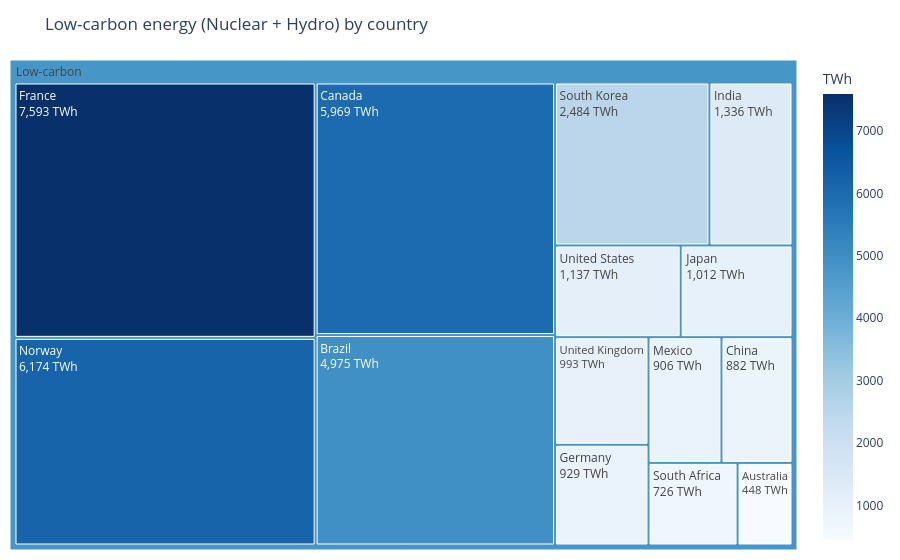
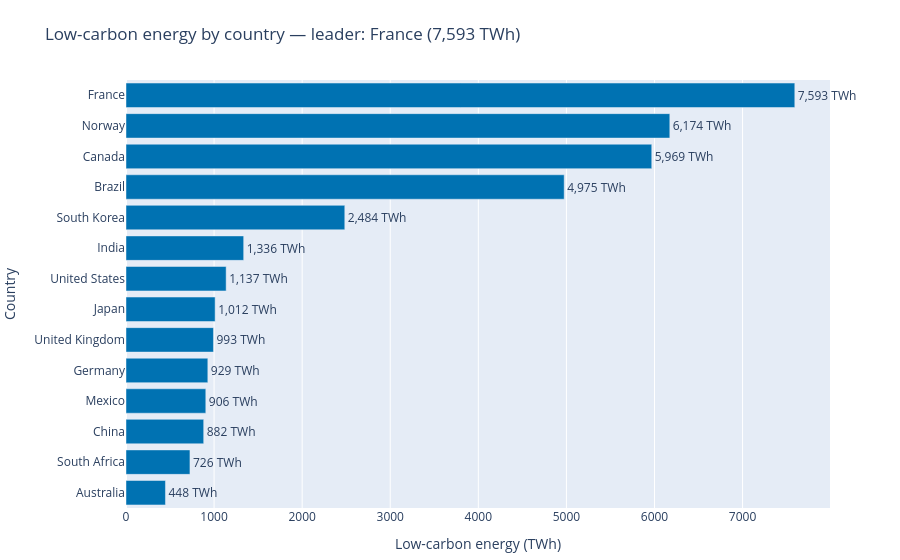

Notebook code for these charts, in order:
### Markdown cell above
## Task 2 — Treemap vs bar: low-carbon energy by country

**What to build:** Build **both** a treemap and a horizontal bar chart showing total low-carbon TWh (Nuclear + Hydro) per country. Then answer the question in a markdown cell below.

**Requirements:**
- Filter to `Source_Type == 'Low-carbon'` and aggregate TWh by country
- Treemap: single-level `path=['All', 'Country']` with a dummy root node labelled `'Low-carbon'`
- Bar chart: sorted by TWh, horizontal orientation, CVD-safe colour
- Both charts show TWh values, not percentages
- Insight title on the bar chart naming the leading country

### Code cell
# Task 2 — low-carbon treemap and horizontal bar chart
df_low_carbon = df.loc[df["Source_Type"] == "Low-carbon"].copy()

low_carbon_by_country = (
    df_low_carbon.groupby("Country", as_index=False)["TWh"]
    .sum()
    .sort_values("TWh", ascending=False)
)

# Add the required dummy root for a single-level hierarchy.
low_carbon_by_country["All"] = "Low-carbon"
leading_country = low_carbon_by_country.iloc[0]

fig2_tree = px.treemap(
    low_carbon_by_country,
    path=["All", "Country"],
    values="TWh",
    color="TWh",
    color_continuous_scale="Blues",
    title="Low-carbon energy (Nuclear + Hydro) by country"
)
fig2_tree.update_traces(
    texttemplate="%{label}<br>%{value:,.0f} TWh",
    hovertemplate="<b>%{label}</b><br>%{value:,.0f} TWh<extra></extra>"
)
fig2_tree.update_layout(margin=dict(t=60, l=10, r=10, b=10))
fig2_tree.show()

fig2_bar = px.bar(
    low_carbon_by_country.sort_values("TWh", ascending=True),
    x="TWh",
    y="Country",
    orientation="h",
    color_discrete_sequence=["#0072B2"],
    title=(
        f"Low-carbon energy by country — leader: "
        f"{leading_country['Country']} ({leading_country['TWh']:,.0f} TWh)"
    ),
    labels={"TWh": "Low-carbon energy (TWh)", "Country": "Country"}
)
fig2_bar.update_traces(
    texttemplate="%{x:,.0f} TWh",
    textposition="outside",
    cliponaxis=False
)
fig2_bar.update_layout(
    yaxis={"categoryorder": "total ascending"},
    margin=dict(t=80, l=10, r=70, b=10)
)
fig2_bar.show()

print("Leading country:")
print(leading_country[["Country", "TWh"]].to_string(index=False))

### Figure 1 — Plotly figure (JSON) as saved in the notebook; plotly's stock layout.template omitted (floating-point values rounded to 4 significant figures)
{"data": [{"branchvalues": "total", "customdata": [[448], [4975], [5969], [882], [7593], [929], [1336], [1012], [906], [6174], [726], [2484], [993], [1137], [4797.0]], "domain": {"x": [0, 1], "y": [0, 1]}, "hovertemplate": "<b>%{label}</b><br>%{value:,.0f} TWh<extra></extra>", "ids": ["Low-carbon/Australia", "Low-carbon/Brazil", "Low-carbon/Canada", "Low-carbon/China", "Low-carbon/France", "Low-carbon/Germany", "Low-carbon/India", "Low-carbon/Japan", "Low-carbon/Mexico", "Low-carbon/Norway", "Low-carbon/South Africa", "Low-carbon/South Korea", "Low-carbon/United Kingdom", "Low-carbon/United States", "Low-carbon"], "labels": ["Australia", "Brazil", "Canada", "China", "France", "Germany", "India", "Japan", "Mexico", "Norway", "South Africa", "South Korea", "United Kingdom", "United States", "Low-carbon"], "marker": {"coloraxis": "coloraxis", "colors": [448, 4975, 5969, 882, 7593, 929, 1336, 1012, 906, 6174, 726, 2484, 993, 1137, 4797.0]}, "name": "", "parents": ["Low-carbon", "Low-carbon", "Low-carbon", "Low-carbon", "Low-carbon", "Low-carbon", "Low-carbon", "Low-carbon", "Low-carbon", "Low-carbon", "Low-carbon", "Low-carbon", "Low-carbon", "Low-carbon", ""], "texttemplate": "%{label}<br>%{value:,.0f} TWh", "type": "treemap", "values": [448, 4975, 5969, 882, 7593, 929, 1336, 1012, 906, 6174, 726, 2484, 993, 1137, 35564]}], "layout": {"coloraxis": {"colorbar": {"title": {"text": "TWh"}}, "colorscale": [[0, "rgb(247,251,255)"], [0.125, "rgb(222,235,247)"], [0.25, "rgb(198,219,239)"], [0.375, "rgb(158,202,225)"], [0.5, "rgb(107,174,214)"], [0.625, "rgb(66,146,198)"], [0.75, "rgb(33,113,181)"], [0.875, "rgb(8,81,156)"], [1, "rgb(8,48,107)"]]}, "legend": {"tracegroupgap": 0}, "margin": {"b": 10, "l": 10, "r": 10, "t": 60}, "title": {"text": "Low-carbon energy (Nuclear + Hydro) by country"}}}

### Figure 2 — Plotly figure (JSON) as saved in the notebook; plotly's stock layout.template omitted (floating-point values rounded to 4 significant figures)
{"data": [{"alignmentgroup": "True", "cliponaxis": false, "hovertemplate": "Low-carbon energy (TWh)=%{x}<br>Country=%{y}<extra></extra>", "legendgroup": "", "marker": {"color": "#0072B2", "pattern": {"shape": ""}}, "name": "", "offsetgroup": "", "orientation": "h", "showlegend": false, "textposition": "outside", "texttemplate": "%{x:,.0f} TWh", "type": "bar", "x": [448, 726, 882, 906, 929, 993, 1012, 1137, 1336, 2484, 4975, 5969, 6174, 7593], "xaxis": "x", "y": ["Australia", "South Africa", "China", "Mexico", "Germany", "United Kingdom", "Japan", "United States", "India", "South Korea", "Brazil", "Canada", "Norway", "France"], "yaxis": "y"}], "layout": {"barmode": "relative", "legend": {"tracegroupgap": 0}, "margin": {"b": 10, "l": 10, "r": 70, "t": 80}, "title": {"text": "Low-carbon energy by country — leader: France (7,593 TWh)"}, "xaxis": {"anchor": "y", "domain": [0, 1], "title": {"text": "Low-carbon energy (TWh)"}}, "yaxis": {"anchor": "x", "categoryorder": "total ascending", "domain": [0, 1], "title": {"text": "Country"}}}}
